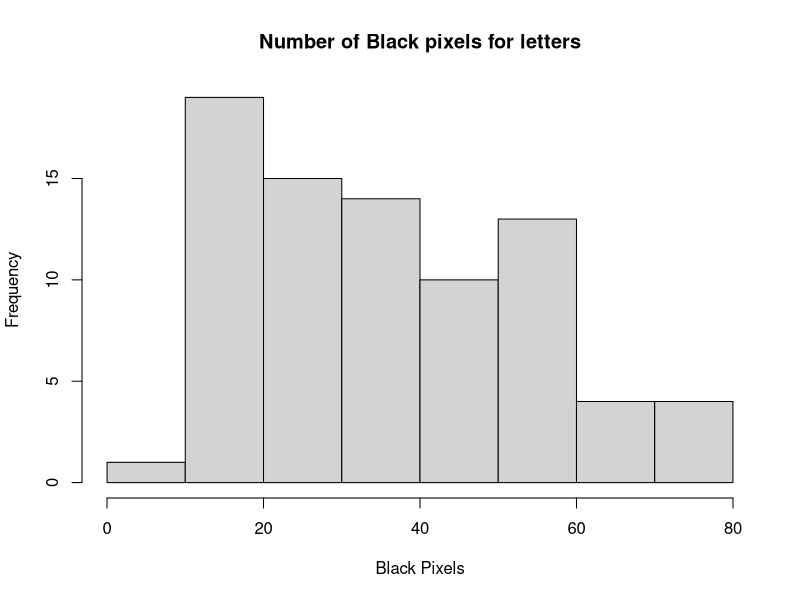
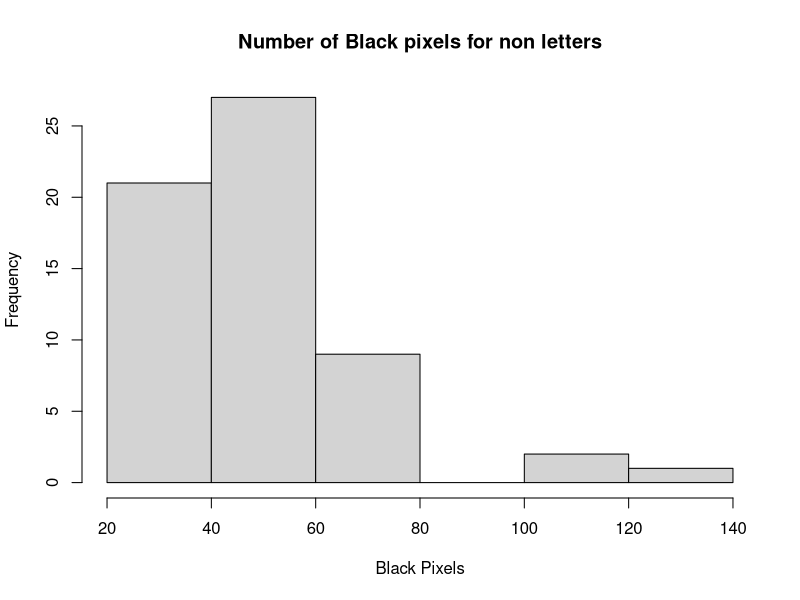
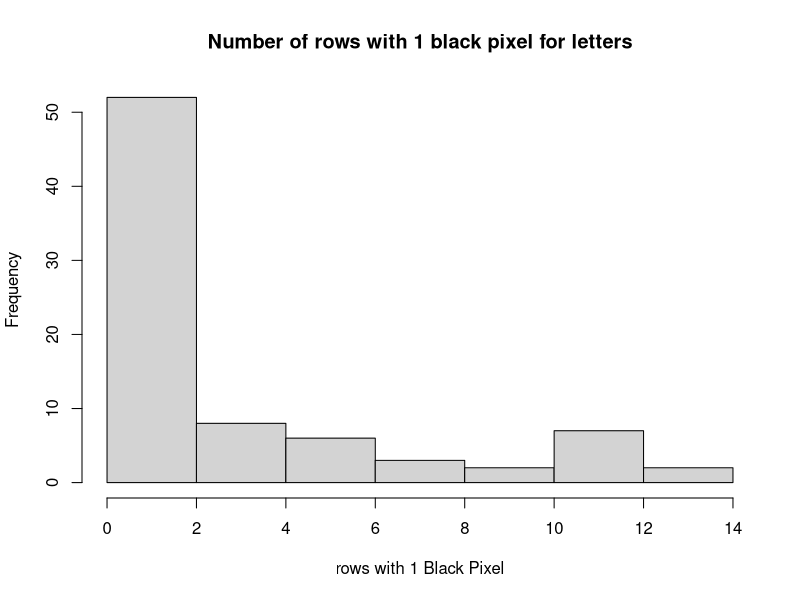
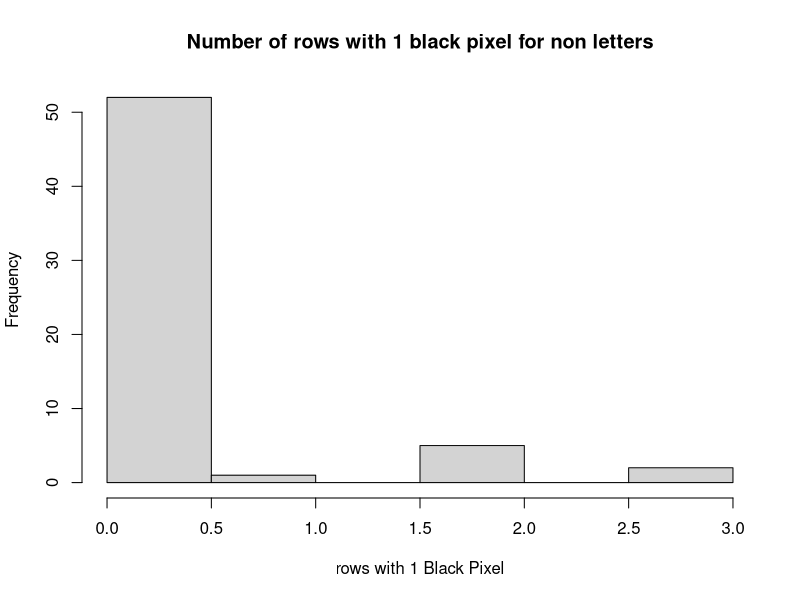
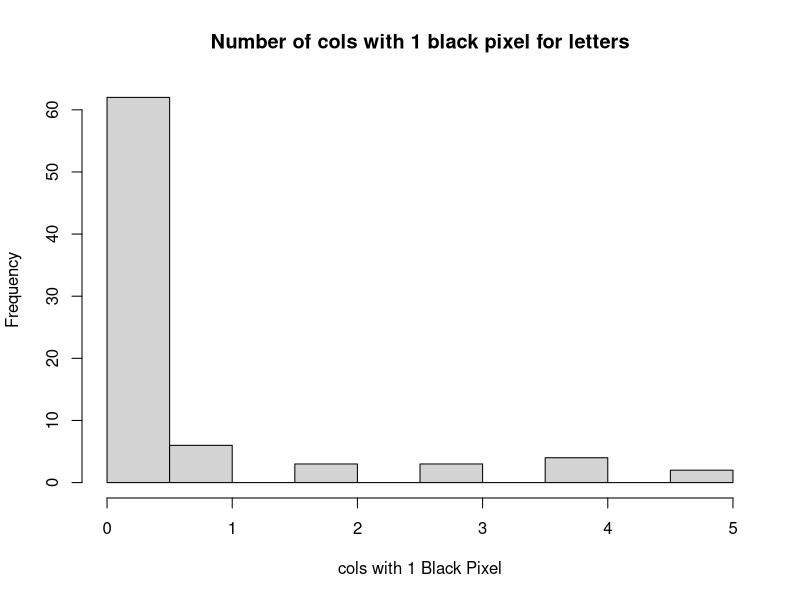
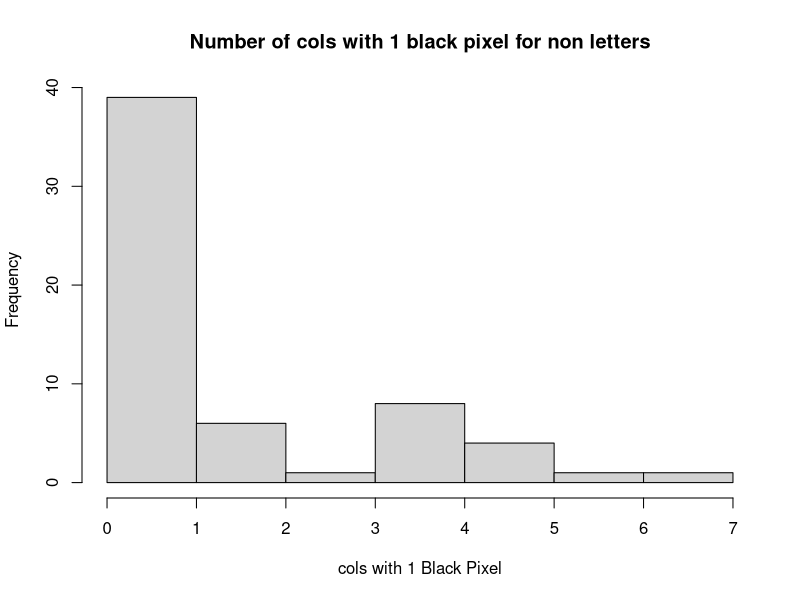
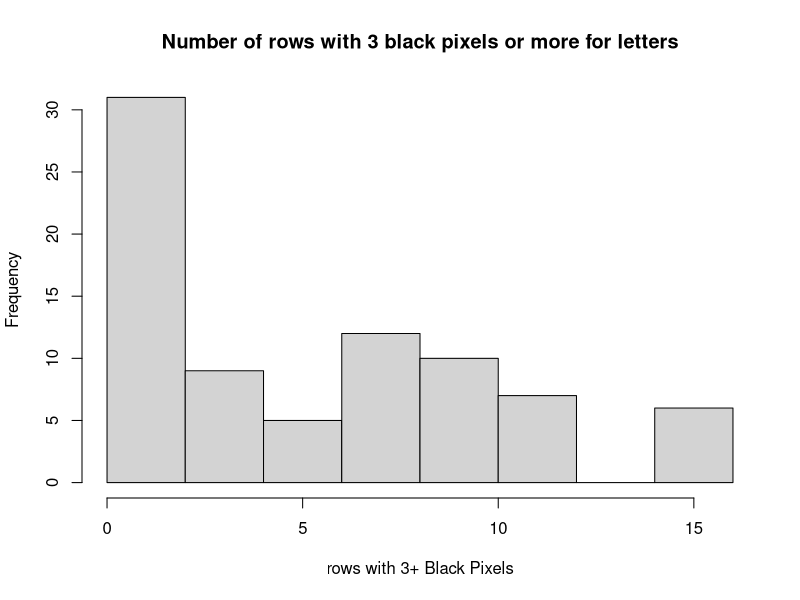
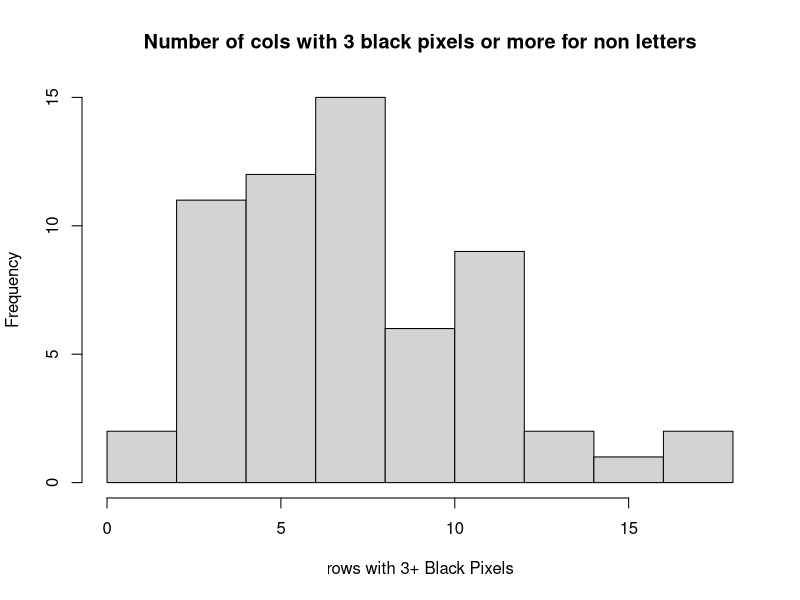

These charts were generated, in order, by the following R code:
## @knitr Pr3.1
library(knitr)
library(grDevices)
library(data.table)
library(ggplot2)
library(psych)
search()
library("rstudioapi")     
setwd(dirname(getActiveDocumentContext()$path))
getwd()
set.seed(42)
#Histograms
createHistograms<-function()
{
 h1<- hist(csvF[1:80,3],main="Number of Black pixels for letters", xlab="Black Pixels")
 #plot(h1) 
h2<- hist(csvF[81:140,3],main="Number of Black pixels for non letters", xlab="Black Pixels")
#plot(h2)  
h3<-hist(csvF[1:80,4],main="Number of rows with 1 black pixel for letters", xlab="rows with 1 Black Pixel")
#plot(h3)  

h4<-hist(csvF[81:140,4],main="Number of rows with 1 black pixel for non letters", xlab="rows with 1 Black Pixel")
#plot(h4) 
 h5<-hist(csvF[1:80,5],main="Number of cols with 1 black pixel for letters", xlab="cols with 1 Black Pixel")
 #plot(h5) 
 h6<-hist(csvF[81:140,5],main="Number of cols with 1 black pixel for non letters", xlab="cols with 1 Black Pixel")
 #plot(h6) 
 h7<-hist(csvF[1:80,6],main="Number of rows with 3 black pixels or more for letters", xlab="rows with 3+ Black Pixels")
 #plot(h7) 
 h8<-hist(csvF[81:140,6],main="Number of cols with 3 black pixels or more for non letters", xlab="rows with 3+ Black Pixels")
 #plot(h8) 
 h9<-hist(csvF[1:80,7],main="Number of cols with 3 black pixels or more for letters", xlab="cols with 3+ Black Pixels")
 #plot(h9) 
 h10<-hist(csvF[81:140,7],main="Number of cols with 3 black pixels or more for non letters", xlab="cols with 3+ Black Pixels")
 #plot(h10) 
 h11<-hist(csvF[1:80,8],main="aspect ratio for letters", xlab="ascept ratio")
 #plot(h11) 
 h12<-hist(csvF[81:140,8],main="aspect ratio for non letters", xlab="ascept ratio")
#plot(h12)
 }

createSummaryStats<-function()
{
print("Summary stats for no. of black pixels in letters")
print(summary(csvF[1:80,3]))
print("Summary stats for no. of black pixels in non letters")
print(summary(csvF[81:140,3]))
print("Summary stats for no. of rows with 1 black pixel in letters")
print(summary(csvF[1:80,4]))
print("Summary stats for no. of rows with 1 black pixel in non letters")
print(summary(csvF[81:140,4]))
print("Summary stats for no. of cols with 1 black pixel in letters")
print(summary(csvF[1:80,5]))
print("Summary stats for no. of cols with 1 black pixel in non letters")
print(summary(csvF[81:140,5]))
print("Summary stats for no. of rows with 3+ black pixel in letters")
print(summary(csvF[1:80,6]))
print("Summary stats for no. of rows with 3+ black pixel in letters")
print(summary(csvF[81:140,6]))
print("Summary stats for no. of cols with 3+ black pixel in letters")
print(summary(csvF[1:80,7]))
print("Summary stats for no. of cols with 3+ black pixel in nonletters")
print(summary(csvF[81:140,7]))
print("Summary stats for  ascept ratio for letters")
print(summary(csvF[1:80,8]))
print("Summary stats for  ascept ratio for nonletters")
print(summary(csvF[81:140,8]))
print("Summary stats for  all neighs with no black pixels for letters")
print(summary(csvF[1:80,9]))
print("Summary stats for  all neighs with no black pixels for nonletters")
print(summary(csvF[81:140,9]))
print("Summary stats for  above neighs with no black pixels for letters")
print(summary(csvF[1:80,10]))
print("Summary stats for  above neighs with no black pixels for nonletters")
print(summary(csvF[81:140,10]))
print("Summary stats for  below neighs with no black pixels for letters")
print(summary(csvF[1:80,11]))
print("Summary stats for  below neighs with no black pixels for nonletters")
print(summary(csvF[81:140,11]))
print("Summary stats for  left neighs with no black pixels for letters")
print(summary(csvF[1:80,12]))
print("Summary stats for  left neighs with no black pixels for nonletters")
print(summary(csvF[81:140,12]))
print("Summary stats for  right neighs with no black pixels for letters")
print(summary(csvF[1:80,13]))
print("Summary stats for  right neighs with no black pixels for nonletters")
print(summary(csvF[81:140,13]))
print("Summary stats for  horiz neighs with no black pixels for letters")
print(summary(csvF[1:80,14]))
print("Summary stats for  horiz neighs with no black pixels for nonletters")
print(summary(csvF[81:140,14]))
print("Summary stats for  vert neighs with no black pixels for letters")
print(summary(csvF[1:80,15]))
print("Summary stats for  vert neighs with no black pixels for nonletters")
print(summary(csvF[81:140,15]))
print("Summary stats for  connected areas for letters")
print(summary(csvF[1:80,16]))
print("Summary stats for  connected areas for nonletters")
print(summary(csvF[81:140,16]))
print("Summary stats for  eyes for letters")
print(summary(csvF[1:80,17]))
print("Summary stats for  eyes for nonletters")
print(summary(csvF[81:140,17]))
print("Summary stats for  widest row for letters")
print(summary(csvF[1:80,18]))
print("Summary stats for  widest row for nonletters")
print(summary(csvF[81:140,18]))
  #Histogram for 3 features
  x1<-csvF[1:80,3]
  x2<-csvF[81:140,3]
  theme_set(theme_bw())
  df <- data.table(k=c(x1,x2),label=c(rep('letters'),rep('non letters')))
  gr1<- ggplot()+geom_histogram(aes(x=x1,fill="blue"),breaks=hist(x1,plot=F)$breaks,alpha=0.7)+geom_histogram(aes(x=x2,fill="darkgreen"),breaks=hist(x2,plot=F)$breaks,alpha=0.7)
  gr1<-gr1 + xlab("Number of black Pixels")+ylab("occurances")+ggtitle("Number of Black pixels in images")+theme(plot.title = element_text(hjust=0.5))
  gr1<-gr1+ scale_fill_manual(values = c("blue","darkgreen"),name="Symbols",labels=c("letters","Non-Letters"))
  plot(gr1)
  x1<-csvF[1:80,10]
  x2<-csvF[81:140,10]
  gr1<- ggplot()+geom_histogram(aes(x=x1,fill="blue"),breaks=hist(x1,plot=F)$breaks,alpha=0.7)+geom_histogram(aes(x=x2,fill="darkgreen"),breaks=hist(x2,plot=F)$breaks,alpha=0.7)
  gr1<-gr1 + xlab("Number of black pixels above")+ylab("occurances")+ggtitle("Above neighbours with no black pixels")+theme(plot.title = element_text(hjust=0.5))
  gr1<-gr1+ scale_fill_manual(values = c("blue","darkgreen"),name="Symbols",labels=c("letters","Non-Letters"))
  plot(gr1)
  x1<-csvF[1:80,17]
  x2<-csvF[81:140,17]
  gr1<- ggplot()+geom_histogram(aes(x=x1,fill="blue"),breaks=hist(x1,plot=F)$breaks,alpha=0.7)+geom_histogram(aes(x=x2,fill="darkgreen"),breaks=hist(x2,plot=F)$breaks,alpha=0.7)
  gr1<-gr1 + xlab("eyes")+ylab("occurances")+ggtitle("eyes")+theme(plot.title = element_text(hjust=0.5))
  gr1<-gr1+ scale_fill_manual(values = c("blue","darkgreen"),name="Symbols",labels=c("letters","Non-Letters"))
  plot(gr1)
}
statsAnalyses<-function()
{
  #find the hypotheses- significant difference between letters and non-letters 
  # using the analysis which features are most useful to discriminate whether an image is a letter or a non-letter
  
  #-----Analysis-----

  #Skews
  skewsTab<-matrix(,ncol = 2,byrow = TRUE)
  colnames(skewsTab)<-c('letters','Non letters')
  skews<-c(skew(csvF[1:80,3]))
  skews<-append(skews,skew(csvF[81:140,3]))
  skewsTab<-rbind(skewsTab,skews)
  skews<-c(skew(csvF[1:80,4]))
  skews<-append(skews,skew(csvF[81:140,4]))
  skewsTab<-rbind(skewsTab,skews)
  skews<-c(skew(csvF[1:80,5]))
  skews<-append(skews,skew(csvF[81:140,5]))
  skewsTab<-rbind(skewsTab,skews)
  skews<-c(skew(csvF[1:80,6]))
  skews<-append(skews,skew(csvF[81:140,6]))
  skewsTab<-rbind(skewsTab,skews)
  skews<-c(skew(csvF[1:80,7]))
  skews<-append(skews,skew(csvF[81:140,7]))
  skewsTab<-rbind(skewsTab,skews)
  skews<-c(skew(csvF[1:80,8]))
  skews<-append(skews,skew(csvF[81:140,8]))
  skewsTab<-rbind(skewsTab,skews)
  skews<-c(skew(csvF[1:80,9]))
  skews<-append(skews,skew(csvF[81:140,9]))
  skewsTab<-rbind(skewsTab,skews)
  skews<-c(skew(csvF[1:80,10]))
  skews<-append(skews,skew(csvF[81:140,10]))
  skewsTab<-rbind(skewsTab,skews)
  skews<-c(skew(csvF[1:80,11]))
  skews<-append(skews,skew(csvF[81:140,11]))
  skewsTab<-rbind(skewsTab,skews)
  skews<-c(skew(csvF[1:80,12]))
  skews<-append(skews,skew(csvF[81:140,12]))
  skewsTab<-rbind(skewsTab,skews)
  skews<-c(skew(csvF[1:80,13]))
  skews<-append(skews,skew(csvF[81:140,13]))
  skewsTab<-rbind(skewsTab,skews)
  skews<-c(skew(csvF[1:80,14]))
  skews<-append(skews,skew(csvF[81:140,14]))
  skewsTab<-rbind(skewsTab,skews)
  skews<-c(skew(csvF[1:80,15]))
  skews<-append(skews,skew(csvF[81:140,15]))
  skewsTab<-rbind(skewsTab,skews)
  skews<-c(skew(csvF[1:80,16]))
  skews<-append(skews,skew(csvF[81:140,16]))
  skewsTab<-rbind(skewsTab,skews)
  skews<-c(skew(csvF[1:80,17]))
  skews<-append(skews,skew(csvF[81:140,17]))
  skewsTab<-rbind(skewsTab,skews)
  skews<-c(skew(csvF[1:80,18]))
  skews<-append(skews,skew(csvF[81:140,18]))
  skewsTab<-rbind(skewsTab,skews)
  
  skewsTab <- as.table(skewsTab)

  rownames(skewsTab)<-c('','number of pixels','rows with 1 black pixel','cols with 1 black pixel','rows with 3 or more black pixels','cols with 3 or more black pixels','Aspect ratio','neighbours with 1 black pixel','no above neighbours with black pixels','no below neighbours with black pixels','no left neighbours with black pixels','no right neighbours with black pixels','no horiz neighbours with black pixels','no vert neighbours with black pixels','connected areas','eyes','custom')
  write.table(skewsTab,file="SkewStats.csv",quote = FALSE,sep=",")


#randomization test

  
  #box plot
  boxplot(csvF[1:80,3],csvF[81:140,3],main="BoxPlots for number of black pixels",ylab="Black Pixels",names = c("Letters","NonLetters"))
  boxplot(csvF[1:80,4],csvF[81:140,4],main="BoxPlots for rows with 1 black pixel",ylab="rows with 1 black pixels",names = c("Letters","NonLetters"))
  boxplot(csvF[1:80,5],csvF[81:140,5],main="BoxPlots for cols with 1 black pixel",ylab="cols with 1 black pixels",names = c("Letters","NonLetters"))
  boxplot(csvF[1:80,6],csvF[81:140,6],main="BoxPlots for rows with 3+ black pixel",ylab="rows with 3+ black pixels",names = c("Letters","NonLetters"))
  boxplot(csvF[1:80,7],csvF[81:140,7],main="BoxPlots for cols with 3+ black pixel",ylab="cols with 3+ black pixels",names = c("Letters","NonLetters"))
  boxplot(csvF[1:80,8],csvF[81:140,8],main="BoxPlots for ascept ratio",ylab="Ascept ratio",names = c("Letters","NonLetters"))
  boxplot(csvF[1:80,9],csvF[81:140,9],main="BoxPlots for one black pixel neighbour",ylab="one black pixel neighbour",names = c("Letters","NonLetters"))
  boxplot(csvF[1:80,10],csvF[81:140,10],main="BoxPlots for no black pixels above neighbour",ylab="no black pixels above neighbour",names = c("Letters","NonLetters"))
  boxplot(csvF[1:80,11],csvF[81:140,11],main="BoxPlots for no black pixels below neighbour",ylab="no black pixels below neighbour",names = c("Letters","NonLetters"))
  boxplot(csvF[1:80,12],csvF[81:140,12],main="BoxPlots for no black pixels left neighbour",ylab="no black pixels left neighbour" ,names = c("Letters","NonLetters"))
  boxplot(csvF[1:80,13],csvF[81:140,13],main="BoxPlots for no black pixels right neighbour",ylab="no black pixels right neighbour",names = c("Letters","NonLetters"))
  boxplot(csvF[1:80,14],csvF[81:140,14],main="BoxPlots for no black pixels horiz neighbour",ylab="no black pixels horiz neighbour",names = c("Letters","NonLetters"))
  boxplot(csvF[1:80,15],csvF[81:140,15],main="BoxPlots for no black pixels vert neighbour",ylab="no black pixels vert neighbour",names = c("Letters","NonLetters"))
  boxplot(csvF[1:80,16],csvF[81:140,16],main="BoxPlots for connected areas",ylab="connected areas")
  boxplot(csvF[1:80,17],csvF[81:140,17],main="BoxPlots for eyes",ylab="eyes")
  boxplot(csvF[1:80,18],csvF[81:140,18],main="BoxPlots for most black pixels in a row",ylab="Most black pixels in a row")
  
  #t-Tests for each feature
  print(t.test(csvF[1:80,3],csvF[81:140,3],alt="two.sided"))
  print(t.test(csvF[1:80,4],csvF[81:140,4],alt="two.sided"))
  print(t.test(csvF[1:80,5],csvF[81:140,5],alt="two.sided"))
  print(t.test(csvF[1:80,6],csvF[81:140,6],alt="two.sided"))
  print(t.test(csvF[1:80,7],csvF[81:140,7],alt="two.sided"))
  print(t.test(csvF[1:80,8],csvF[81:140,8],alt="two.sided"))
  print(t.test(csvF[1:80,9],csvF[81:140,9],alt="two.sided"))
  print(t.test(csvF[1:80,10],csvF[81:140,10],alt="two.sided"))
  print(t.test(csvF[1:80,11],csvF[81:140,11],alt="two.sided"))
  print(t.test(csvF[1:80,12],csvF[81:140,12],alt="two.sided"))
  print(t.test(csvF[1:80,13],csvF[81:140,13],alt="two.sided"))
  print(t.test(csvF[1:80,14],csvF[81:140,14],alt="two.sided"))
  print(t.test(csvF[1:80,15],csvF[81:140,15],alt="two.sided"))
  print(t.test(csvF[1:80,16],csvF[81:140,16],alt="two.sided"))
  print(t.test(csvF[1:80,17],csvF[81:140,17],alt="two.sided"))
  print(t.test(csvF[1:80,18],csvF[81:140,18],alt="two.sided"))

}
 
degreeOfLinAssoc<-function()
{
  cors<-as.table((cor(csvF[1:140,3:18])))
  write.table(na.omit(cors),file="correlations.csv",quote = FALSE,sep=",")
  #print(cors)
  plot(csvF[1:140,3],csvF[1:140,6], xlab="No. Black pixels",ylab="rows with 3 black pixels")
  abline()
  plot(csvF[1:140,4],csvF[1:140,14],xlab="rows with 1 black pixel",ylab="no black pixel neigh horiz")
  plot(csvF[1:140,5],csvF[1:140,9],xlab="cols with 1 black pixel",ylab="1 black pixel neighbour")
  plot(csvF[1:140,7],csvF[1:140,18],xlab="cols with 3+ black pixels",ylab="custom")
  plot(csvF[1:140,7],csvF[1:140,8],xlab="cols with 3+ black pixels",ylab="ascept ratio")
  plot(csvF[1:140,8],csvF[1:140,10],xlab="ascept ratio",ylab="no black pixel neigh above")
  plot(csvF[1:140,8],csvF[1:140,11],xlab="ascept ratio",ylab="no black pixel neigh below")
  plot(csvF[1:140,8],csvF[1:140,18],xlab="ascept ratio",ylab="custom")
  plot(csvF[1:140,7],csvF[1:140,10],xlab="cols with 3+ black pixels",ylab="no black pixel neigh above")
  plot(csvF[1:140,10],csvF[1:140,11],xlab="no black pixel neigh above",ylab="no black pixel neigh below")
  plot(csvF[1:140,10],csvF[1:140,18],xlab="no black pixel neigh above",ylab="custom")
  plot(csvF[1:140,11],csvF[1:140,18],xlab="no black pixel below above",ylab="custom")
  plot(csvF[1:140,12],csvF[1:140,13],xlab="no black pixel neigh left",ylab="no black pixel neigh right")
  plot(csvF[1:140,3],csvF[1:140,14],xlab="rows with 1 black pixel",ylab="no black pixel neigh horiz")
  
   }
csvF<-read.csv(file ="40293751_features.csv" ,header = TRUE)

#colnames(csvF)<-c("symbol","number",'fea1','fea2','fea3','fea4','fea5','fea6','fea7','fea8','fea9','fea10','fea11','fea12','fea13','fea14','fea15','fea16')

createHistograms()#Part1
## @knitr Pr3.2
createSummaryStats()#Part2
## @knitr Pr3.3
statsAnalyses()#Part3
## @knitr Pr3.4
degreeOfLinAssoc()#Part4
